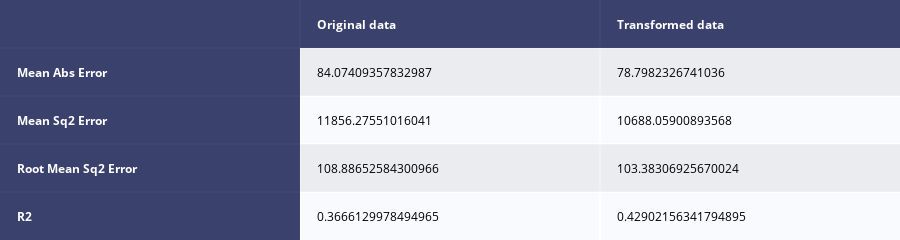

The notebook cell this image was saved under:
### Code cell
# Mulitivariate Linear regression with and without yeo-j transformation
# Predictor variables
X = dfs['Fixed'].drop(columns='avg_d_mbps', axis=1)
# Target variable 
y = dfs['Fixed']['avg_d_mbps'].values.reshape(-1, 1)

# Split the data into training and testing sets
X_train_fix, X_test_fix, y_train_fix, y_test_fix = train_test_split(X, y, test_size=0.2, random_state=42)

# Create a linear regression model for originl data
model_orig = LinearRegression()

# Create a pipeline for the transformed data
pipe_trans = Pipeline([
    #('scaler', StandardScaler()),
    # Apply Yeo-Johnson transformation
    ('power_transform', PowerTransformer(method='yeo-johnson')), 
    # Apply linear regression
    ('model', LinearRegression())  
])

# Train the models
model_orig.fit(X_train_fix, y_train_fix)
pipe_trans.fit(X_train_fix, y_train_fix)

# Make predictions
y_pred_orig = model_orig.predict(X_test_fix)
y_pred_trans = pipe_trans.predict(X_test_fix)

# Evaluate the models
mae_orig = mean_absolute_error(y_test_fix, y_pred_orig)
mse_orig = mean_squared_error(y_test_fix, y_pred_orig)
rmse_orig = np.sqrt(mse_orig)
r2_orig = r2_score(y_test_fix, y_pred_orig)

mae_trans = mean_absolute_error(y_test_fix, y_pred_trans)
mse_trans = mean_squared_error(y_test_fix, y_pred_trans)
rmse_trans = np.sqrt(mse_trans)
r2_trans = r2_score(y_test_fix, y_pred_trans)

# store results in dict
results = { 
    'Original data':{
        'Mean Abs Error': mae_orig,
        'Mean Sq2 Error': mse_orig, 
        'Root Mean Sq2 Error': rmse_orig, 
        'R2': r2_orig
    },
    'Transformed data':{
        'Mean Abs Error': mae_trans,
        'Mean Sq2 Error': mse_trans, 
        'Root Mean Sq2 Error': rmse_trans, 
        'R2': r2_trans
    }
}

# convert dict to dataframe
results_df = pd.DataFrame.from_dict(results)

print(results_df)
# Create a table from the DataFrame and display it
fig =  ff.create_table(results_df, index=True)
fig.show()

### Figure 1 — Plotly figure (JSON) as saved in the notebook; plotly's stock layout.template omitted (floating-point values rounded to 4 significant figures)
{"data": [{"colorscale": [[0, "#00083e"], [0.5, "#ededee"], [1, "#ffffff"]], "hoverinfo": "none", "opacity": 0.75, "showscale": false, "type": "heatmap", "z": [[0, 0, 0], [0, 0.5, 0.5], [0, 1, 1], [0, 0.5, 0.5], [0, 1, 1]]}], "layout": {"annotations": [{"align": "left", "font": {"color": "#ffffff"}, "showarrow": false, "text": "<b></b>", "x": -0.45, "xanchor": "left", "xref": "x", "y": 0, "yref": "y"}, {"align": "left", "font": {"color": "#ffffff"}, "showarrow": false, "text": "<b>Original data</b>", "x": 0.55, "xanchor": "left", "xref": "x", "y": 0, "yref": "y"}, {"align": "left", "font": {"color": "#ffffff"}, "showarrow": false, "text": "<b>Transformed data</b>", "x": 1.55, "xanchor": "left", "xref": "x", "y": 0, "yref": "y"}, {"align": "left", "font": {"color": "#ffffff"}, "showarrow": false, "text": "<b>Mean Abs Error</b>", "x": -0.45, "xanchor": "left", "xref": "x", "y": 1, "yref": "y"}, {"align": "left", "font": {"color": "#000000"}, "showarrow": false, "text": "84.07409357832987", "x": 0.55, "xanchor": "left", "xref": "x", "y": 1, "yref": "y"}, {"align": "left", "font": {"color": "#000000"}, "showarrow": false, "text": "78.7982326741036", "x": 1.55, "xanchor": "left", "xref": "x", "y": 1, "yref": "y"}, {"align": "left", "font": {"color": "#ffffff"}, "showarrow": false, "text": "<b>Mean Sq2 Error</b>", "x": -0.45, "xanchor": "left", "xref": "x", "y": 2, "yref": "y"}, {"align": "left", "font": {"color": "#000000"}, "showarrow": false, "text": "11856.27551016041", "x": 0.55, "xanchor": "left", "xref": "x", "y": 2, "yref": "y"}, {"align": "left", "font": {"color": "#000000"}, "showarrow": false, "text": "10688.05900893568", "x": 1.55, "xanchor": "left", "xref": "x", "y": 2, "yref": "y"}, {"align": "left", "font": {"color": "#ffffff"}, "showarrow": false, "text": "<b>Root Mean Sq2 Error</b>", "x": -0.45, "xanchor": "left", "xref": "x", "y": 3, "yref": "y"}, {"align": "left", "font": {"color": "#000000"}, "showarrow": false, "text": "108.88652584300966", "x": 0.55, "xanchor": "left", "xref": "x", "y": 3, "yref": "y"}, {"align": "left", "font": {"color": "#000000"}, "showarrow": false, "text": "103.38306925670024", "x": 1.55, "xanchor": "left", "xref": "x", "y": 3, "yref": "y"}, {"align": "left", "font": {"color": "#ffffff"}, "showarrow": false, "text": "<b>R2</b>", "x": -0.45, "xanchor": "left", "xref": "x", "y": 4, "yref": "y"}, {"align": "left", "font": {"color": "#000000"}, "showarrow": false, "text": "0.3666129978494965", "x": 0.55, "xanchor": "left", "xref": "x", "y": 4, "yref": "y"}, {"align": "left", "font": {"color": "#000000"}, "showarrow": false, "text": "0.42902156341794895", "x": 1.55, "xanchor": "left", "xref": "x", "y": 4, "yref": "y"}], "height": 200, "margin": {"b": 0, "l": 0, "r": 0, "t": 0}, "xaxis": {"dtick": 1, "gridwidth": 2, "showticklabels": false, "tick0": -0.5, "ticks": "", "zeroline": false}, "yaxis": {"autorange": "reversed", "dtick": 1, "gridwidth": 2, "showticklabels": false, "tick0": 0.5, "ticks": "", "zeroline": false}}}
